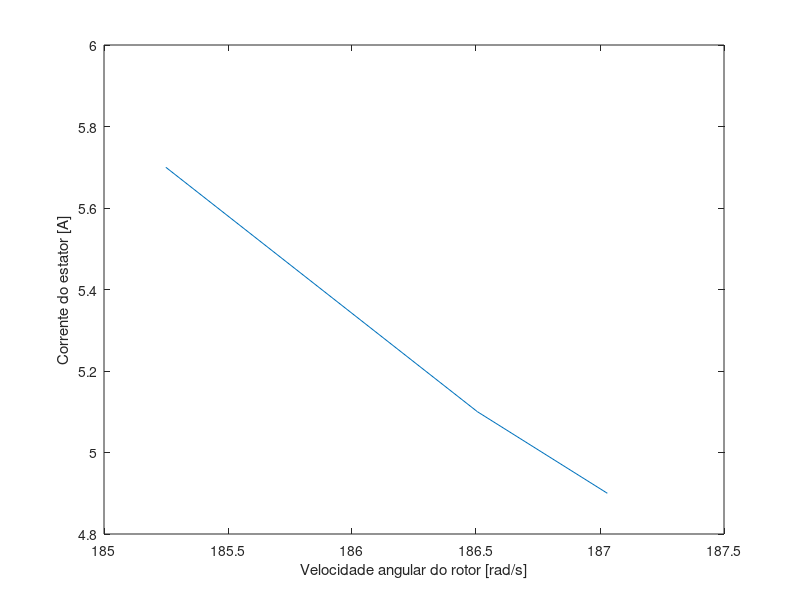
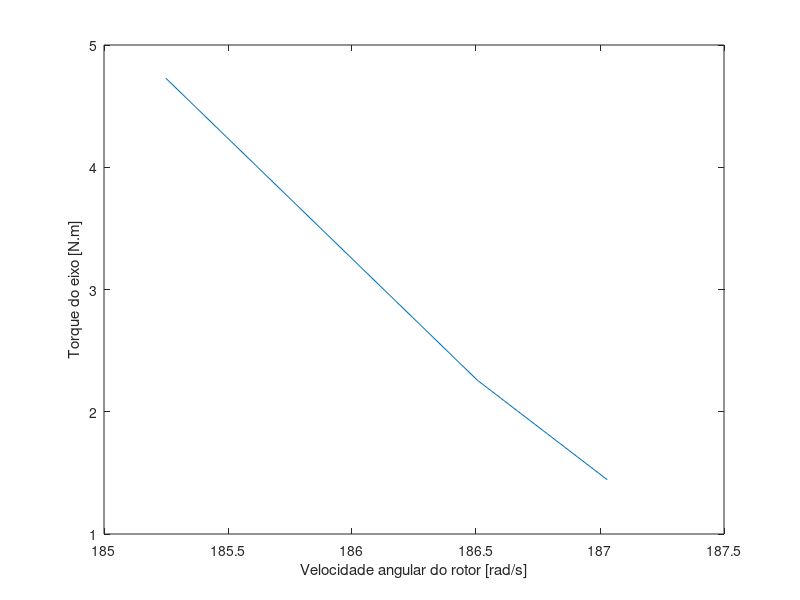
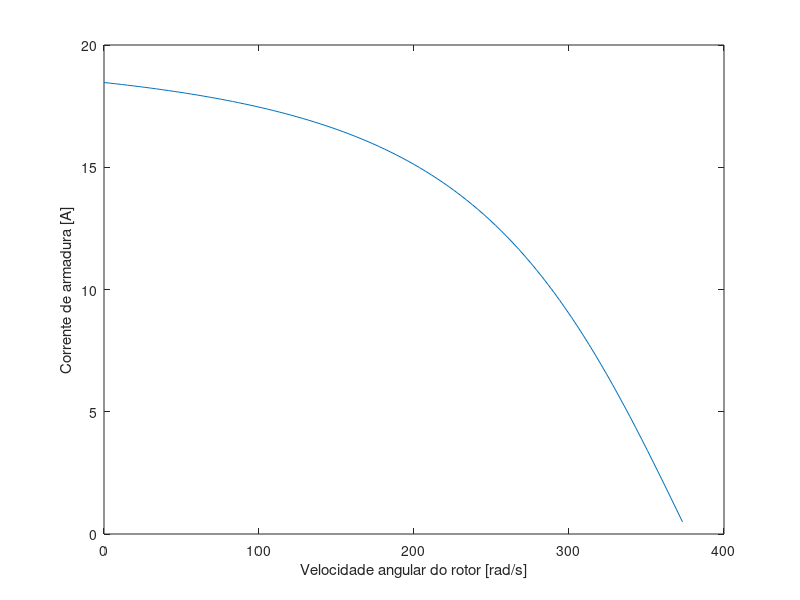
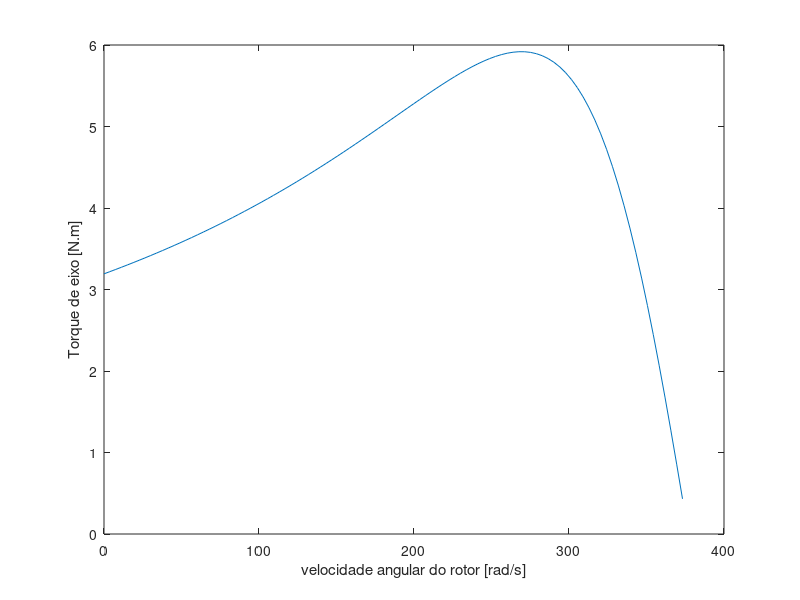

These figures' MATLAB source, in order:
%Plot da curva de corrente no estator versus velocidade do rotor
I = [4.9 5.1 5.7];
n = [1786 1781 1769];
w = (n*pi)/30;

figure(1)
plot(w,I)
xlabel('Velocidade angular do rotor [rad/s]');
ylabel('Corrente do estator [A]');

%Plot da curva do torque de eixo versus velocidade do rotor
P = [600 751 1206];
P_eixo = P - 330;
T_eixo = P_eixo./w;
figure(2)
plot(w,T_eixo)
xlabel('Velocidade angular do rotor [rad/s]');
ylabel('Torque do eixo [N.m]');

%Determinação dos parâmetros com base nos ensaios
%Dados a vazio
Vfnl = 224.6/sqrt(3);
Inl = 4.7;
Pnl = 330;
%Dados com rotor bloqueado
Vfbl = 65.6/sqrt(3);
Ibl = 9;
Pbl = 662;

X1 = sqrt((Vfbl/Ibl)^2 - (Pbl/(3*Ibl^2)^2));
X2_linha = X1;
Xm = sqrt((Vfnl/Inl)^2 - (Pnl/(3*Inl^2)^2)) - X1;
R1 = 0.5 %medido
R2_linha = Pbl/(3*Ibl^2) - R1;

%Determinação dos equivalentes de Thevenin
V1 = 225/sqrt(3);
Vth = Xm/(sqrt(R1^2+(X1+Xm)^2)) * V1
Rth = (Xm^2)*R1/(R1^2+ (Xm + X1)^2)
Xth = Xm*(Xm*X1+X1^2+R1^2)/(R1^2+(Xm+X1)^2);

%Curva de corrente de armadura versus velocidade de rotação
ws = 377;
s = 1:-0.01:0.01;
w_eixo = ws-s*ws;
for k = 1:100
  Z = sqrt(Rth^2 + Xth^2+X2_linha^2 + (R2_linha/s(k))^2);
  Ia(k) = Vth/Z;
end
figure(3)
plot(w_eixo,Ia)
xlabel('Velocidade angular do rotor [rad/s]');
ylabel('Corrente de armadura [A]');

%Curva teórica de conjugado versus velocidade de rotação
for k = 1:100
  T(k) = (3/(377*s(k)))*(R2_linha*Vth^2)/((Rth + R2_linha/s(k))^2 + (Xth+X2_linha)^2);
end
figure(4)
plot(w_eixo,T);
xlabel('velocidade angular do rotor [rad/s]')
ylabel('Torque de eixo [N.m]')
